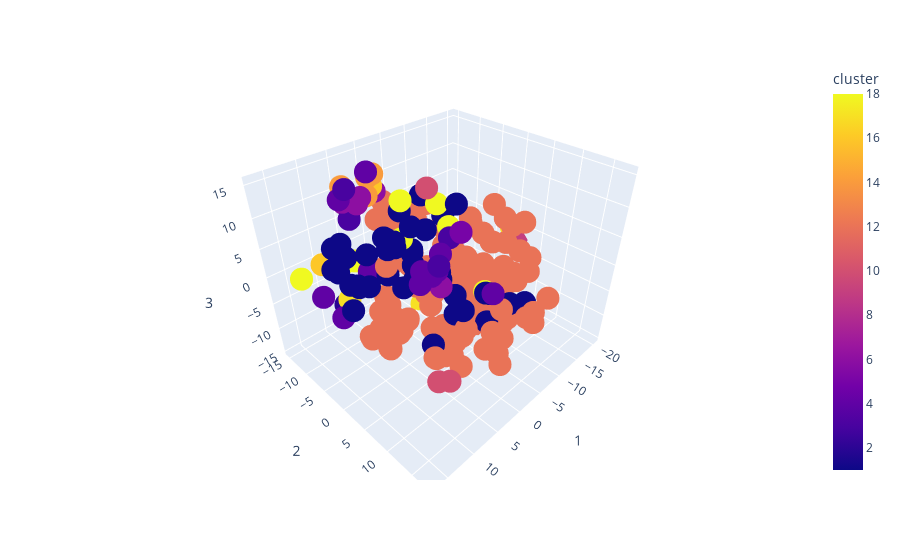

The code cell stored with this chart in its notebook:
### Code cell
fig = px.scatter_3d(user_embedded_df.sample(200), x='1', y='2', z='3', color='cluster')
fig.show()

### Figure 1 — Plotly figure (JSON) as saved in the notebook; plotly's stock layout.template omitted (floating-point values rounded to 4 significant figures; data arrays with more than 128 entries replaced by an {"elided": "..."} marker saying what was removed)
{"data": [{"hovertemplate": "1=%{x}<br>2=%{y}<br>3=%{z}<br>cluster=%{marker.color}<extra></extra>", "legendgroup": "", "marker": {"color": {"elided": "200 int values"}, "coloraxis": "coloraxis", "symbol": "circle"}, "mode": "markers", "name": "", "scene": "scene", "showlegend": false, "type": "scatter3d", "x": {"elided": "200 float values"}, "y": {"elided": "200 float values"}, "z": {"elided": "200 float values"}}], "layout": {"coloraxis": {"colorbar": {"title": {"text": "cluster"}}, "colorscale": [[0, "#0d0887"], [0.1111, "#46039f"], [0.2222, "#7201a8"], [0.3333, "#9c179e"], [0.4444, "#bd3786"], [0.5556, "#d8576b"], [0.6667, "#ed7953"], [0.7778, "#fb9f3a"], [0.8889, "#fdca26"], [1, "#f0f921"]]}, "legend": {"tracegroupgap": 0}, "margin": {"t": 60}, "scene": {"domain": {"x": [0, 1], "y": [0, 1]}, "xaxis": {"title": {"text": "1"}}, "yaxis": {"title": {"text": "2"}}, "zaxis": {"title": {"text": "3"}}}}}
